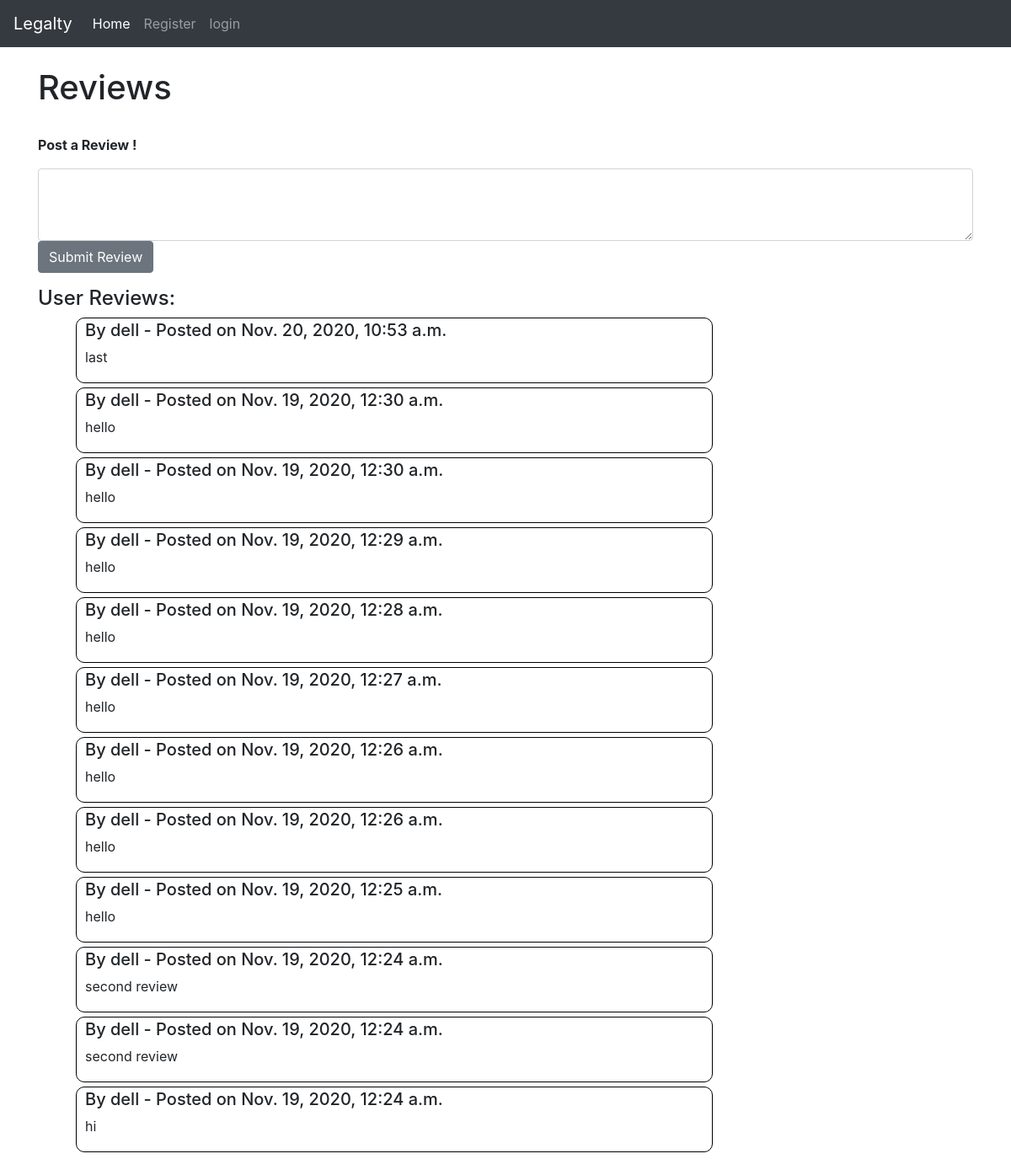
Page /users/11/review on the earlier database version.
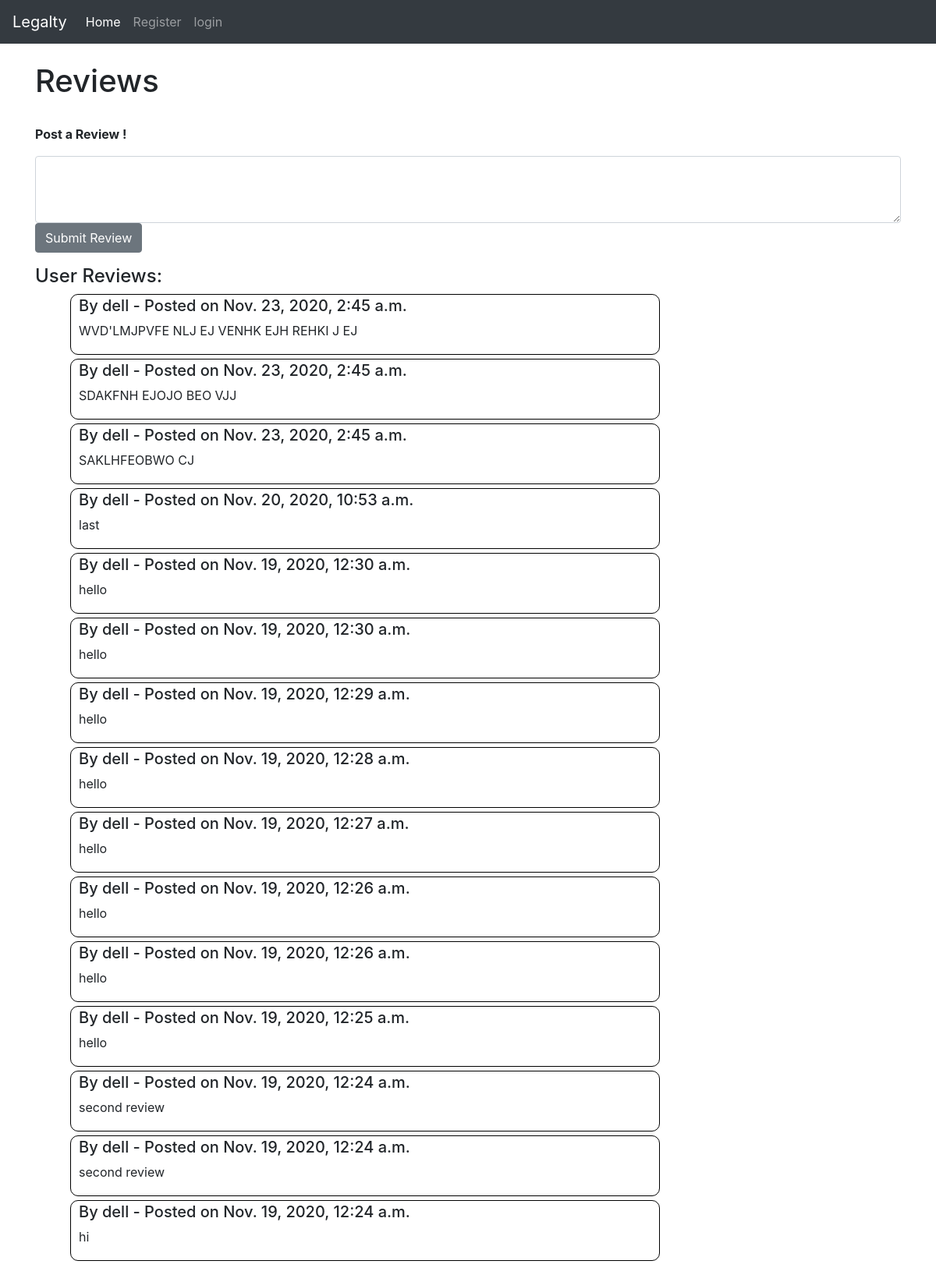
Same page on the later database version.
### users/models.py (models this page shows)
class Review ( models.Model):
    lawyer_id = models.ForeignKey( LawyerProfile, on_delete=models.CASCADE)
    author = models.ForeignKey(User, on_delete=models.CASCADE)
    body = models.TextField()
    date_added = models.DateTimeField(default=timezone.now)
    class Meta:
        ordering = ('-date_added' , )

### users/views.py (the view)
# urls.py: path('<int:pk>/review', reviewDisplay , name= 'review'),
def reviewDisplay (request, pk):
    form = ReviewForm( request.POST or None)
    if form.is_valid():
        form.instance.author = request.user
        form.instance.lawyer_id = LawyerProfile.objects.get(pk=pk)
        form.save()
        form = ReviewForm()
    try:
        LawyerProfile.objects.get(pk=pk)
    except LawyerProfile.DoesNotExist:
        return HttpResponseNotFound("Page not found")
    reviewset =  Review.objects.filter(  lawyer_id__pk=pk)
    context = {
        'form' : form ,
        'reviewset': reviewset
    }
    return render(request, 'reviews.html', context)

### users/forms.py
class ReviewForm( forms.ModelForm):
    class Meta:
        model = Review
        fields = [
            'body'
        ]
        widgets = {
            'body' : forms.Textarea(attrs={'class': 'form-control'  ,  'rows':3 , 'cols': 5})
        }

### users/templates/reviews.html (shortened to what this page needs)
{% extends 'base.html' %}
{% block content %}
<h1> Reviews </h1>
<br/>
<div>
    <p><b>  Post a Review !  </b>   </p>
</div>
<div class="box2" >
    <form method="POST">
        <div class="form-group">
            {{ form.body }}
        <button class="btn btn-secondary">Submit Review </button>
        </div>
    </form>
</div>
<h4> User Reviews:</h4>
<ul>
    {% for review in  reviewset %}
    <div class="box">
        <h5>By {{ review.author.username }} - Posted on {{ review.date_added }}</h5>
        <p> {{ review.body }}</p>
    </div>
    {% endfor %}
</ul>
<br>
 {% endblock %}

### templates/base.html (shortened to what this page needs)
<!doctype html>
<html lang="en">
  <head>
    <link rel="stylesheet" href="https://stackpath.bootstrapcdn.com/bootstrap/4.5.2/css/bootstrap.min.css">
  </head>
  <body>
   {% include 'navbar.html' %}
    <br/>
  <div class="container" >
    {% block content %}{% endblock %}
  </div>
  </body>
</html>

### templates/navbar.html (shortened to what this page needs)
    <nav class="navbar navbar-expand-lg navbar-dark bg-dark">
  <a class="navbar-brand" href="#">Legalty</a>
  <div class="collapse navbar-collapse" id="navbarNavDropdown">
    <ul class="navbar-nav">
      <li class="nav-item active">
        <a class="nav-link" href="{% url 'home' %}">Home <span class="sr-only">(current)</span></a>
      </li>
      {% if user.is_authenticated %}
        <li class="nav-item">
                <a class="nav-link" href="{% url 'create_post'%}">Create Post</a>
        </li>
         <li class="nav-item">
        <a class="nav-link" href="{% url 'logout' %}">logout</a>
        </li>
      {% else %}
      <li class="nav-item">
        <a class="nav-link" href="{% url 'register' %}">Register</a>
      </li>
      <li class="nav-item">
        <a class="nav-link" href="{% url 'login' %}">login</a>
      </li>
      {% endif %}
    </ul>
  </div>
</nav>

### users/templates/reviews.html (style rules this page uses)
.box { left: 50px; width: calc(80% - 100px); border: 1px solid black; border-radius: 10px; padding: 2px; padding-left: 10px; text-align: left ; margin :5px; }
.box2 { width = calc( 80% ) ; }

Differences in the rows shown:
added Review: author.username "dell", date_added "Nov. 23, 2020, 2:45 a.m.", body "WVD'LMJPVFE NLJ EJ VENHK EJH REHKI J EJ"
added Review: author.username "dell", date_added "Nov. 23, 2020, 2:45 a.m.", body "SDAKFNH EJOJO BEO VJJ"
added Review: author.username "dell", date_added "Nov. 23, 2020, 2:45 a.m.", body "SAKLHFEOBWO CJ"
